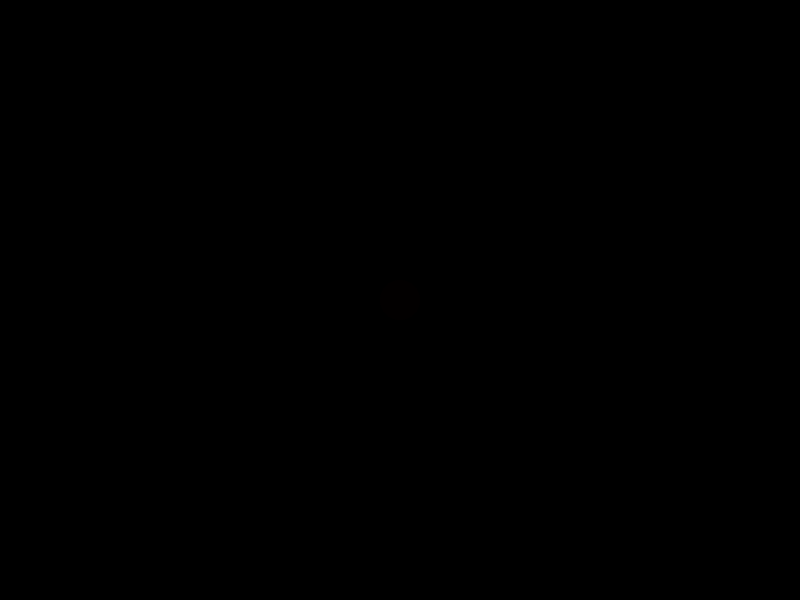
Frame 1 (no input)
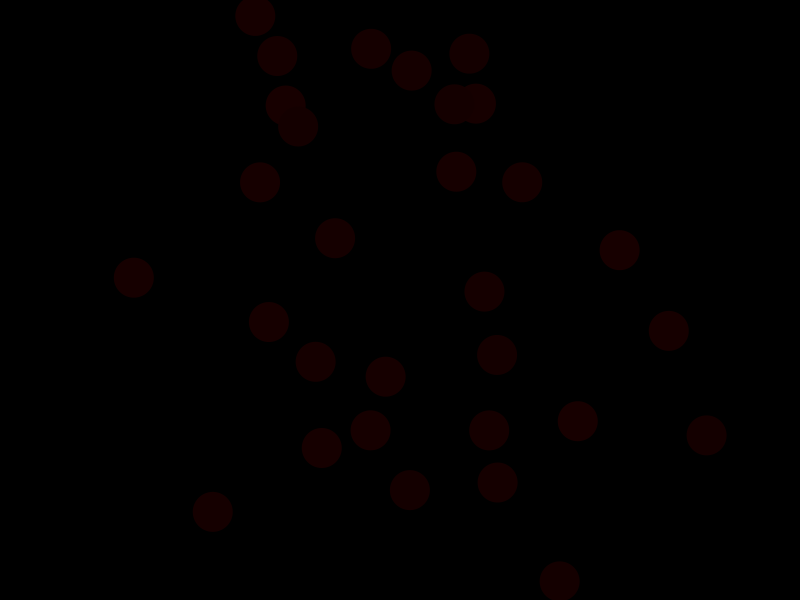
Frame 60 (the mouse pressed at the canvas centre just before this capture)
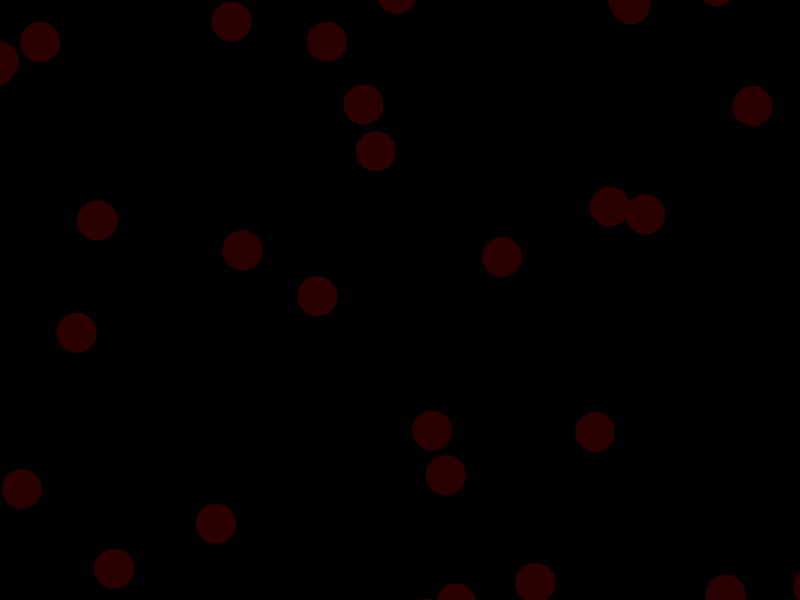
Frame 120 (the mouse held since frame 60 and released just before this capture)

The Processing sketch that drew these frames (run headless with seeded random() and noise(); from frame 60 on, the mouse is pressed at the canvas centre):

// Processing sketch: Wanderer
// ── Wanderer.pde
//declare variables
int quantity = 30;
float diam, R, shade;
//coords = coordinates; velka = velocity
PVector[] coords = new PVector[quantity];
PVector[] velka = new PVector[quantity];
PVector[] accel = new PVector[quantity];

void setup() {
  //set size of canvas
  size(800, 600);
  noStroke();
  smooth();
  for (int i = 0; i < quantity; i++) {
    //initialize variables
    diam = 40;
    R = 0;
    shade = 0.1;
    coords[i] = new PVector(width/2, height/2);
    velka[i] = PVector.random2D();
    velka[i].mult(1);
    accel[i] = PVector.random2D();
    accel[i].mult(.05);
  }
}

void draw() {
  //draw background to cover previous frame
  background(0);

  //colour
  for (int i = 0; i < quantity; i++) {
    accel[i] = PVector.random2D();
    
    //colour
    fill(R, 0, 0);
    R = R += shade;
    if (R <= 0 || R >= 100) {
      shade = -shade;
    }

    //draw ball
    ellipse(coords[i].x, coords[i].y, diam, diam);

    //add velocity to position
    coords[i].add(velka[i]);
    velka[i].add(accel[i]);
    velka[i].limit(7);

    //wrap the ball's position
    if (coords[i].x - diam/2 >= width && velka[i].x > 0) {
      coords[i].x = -diam/2;
    } else if (coords[i].x + diam/2 <= 0 && velka[i].x < 0) {
      coords[i].x = width + diam/2;
    }
    if (coords[i].y - diam/2 >= height && velka[i].y > 0) {
      coords[i].y = -diam/2;
    } else if (coords[i].y + diam/2 <= 0 && velka[i].y < 0) {
      coords[i].y = height + diam/2;
    }
  }
}
